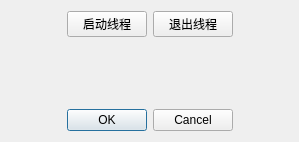
<?xml version="1.0" encoding="UTF-8"?>
<ui version="4.0">
 <class>CDialog</class>
 <widget class="QDialog" name="CDialog">
  <property name="geometry">
   <rect>
    <x>0</x>
    <y>0</y>
    <width>299</width>
    <height>142</height>
   </rect>
  </property>
  <property name="windowTitle">
   <string>Dialog</string>
  </property>
  <layout class="QGridLayout" name="gridLayout_2">
   <item row="2" column="0">
    <layout class="QHBoxLayout" name="horizontalLayout_2">
     <item>
      <widget class="QDialogButtonBox" name="buttonBox">
       <property name="orientation">
        <enum>Qt::Horizontal</enum>
       </property>
       <property name="standardButtons">
        <set>QDialogButtonBox::Cancel|QDialogButtonBox::Ok</set>
       </property>
       <property name="centerButtons">
        <bool>true</bool>
       </property>
      </widget>
     </item>
    </layout>
   </item>
   <item row="0" column="0">
    <layout class="QHBoxLayout" name="horizontalLayout">
     <item>
      <spacer name="horizontalSpacer">
       <property name="orientation">
        <enum>Qt::Horizontal</enum>
       </property>
       <property name="sizeHint" stdset="0">
        <size>
         <width>40</width>
         <height>20</height>
        </size>
       </property>
      </spacer>
     </item>
     <item>
      <widget class="QPushButton" name="btnStartThread">
       <property name="text">
        <string>启动线程</string>
       </property>
      </widget>
     </item>
     <item>
      <widget class="QPushButton" name="btnStopThread">
       <property name="text">
        <string>退出线程</string>
       </property>
      </widget>
     </item>
     <item>
      <spacer name="horizontalSpacer_2">
       <property name="orientation">
        <enum>Qt::Horizontal</enum>
       </property>
       <property name="sizeHint" stdset="0">
        <size>
         <width>40</width>
         <height>20</height>
        </size>
       </property>
      </spacer>
     </item>
    </layout>
   </item>
   <item row="1" column="0">
    <widget class="QLabel" name="label">
     <property name="text">
      <string/>
     </property>
    </widget>
   </item>
  </layout>
 </widget>
 <resources/>
 <connections>
  <connection>
   <sender>buttonBox</sender>
   <signal>accepted()</signal>
   <receiver>CDialog</receiver>
   <slot>accept()</slot>
   <hints>
    <hint type="sourcelabel">
     <x>248</x>
     <y>254</y>
    </hint>
    <hint type="destinationlabel">
     <x>157</x>
     <y>274</y>
    </hint>
   </hints>
  </connection>
  <connection>
   <sender>buttonBox</sender>
   <signal>rejected()</signal>
   <receiver>CDialog</receiver>
   <slot>reject()</slot>
   <hints>
    <hint type="sourcelabel">
     <x>316</x>
     <y>260</y>
    </hint>
    <hint type="destinationlabel">
     <x>286</x>
     <y>274</y>
    </hint>
   </hints>
  </connection>
 </connections>
</ui>
